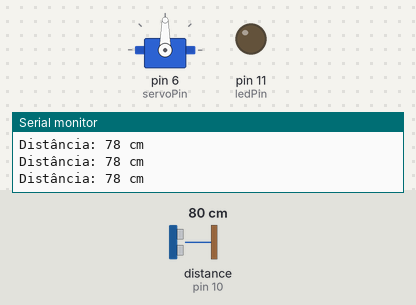
The sketch below on a simulated Arduino Uno, built with avr-gcc and run on an emulated ATmega328P. Parts: servo, output pins drawn as LEDs (lit = HIGH), the last lines printed to the serial monitor. Wiring (inferred from the names in the program): ultrasonic range finder: trigger pin 9; echo pin 10. The inputs (shaded band) are chosen by the test bench; at power-on: distance to the obstacle (sensor on pin 10) 80 cm. The echo pulse lasts 58.3 µs per cm; pins used as bus, display or sensor lines are not drawn.

Above: at 1.2 s.
1.3 s: distance to the obstacle (sensor on pin 10) set to 66 cm
2.8 s: distance to the obstacle (sensor on pin 10) set to 55 cm
At 3.2 s:
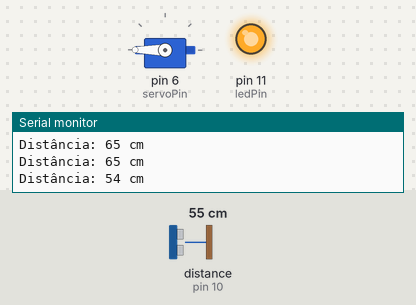
5.8 s: distance to the obstacle (sensor on pin 10) set to 120 cm
At 6.7 s:
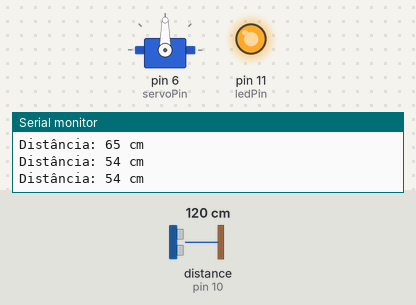
7.4 s: distance to the obstacle (sensor on pin 10) set to 2 cm
At 8.0 s:
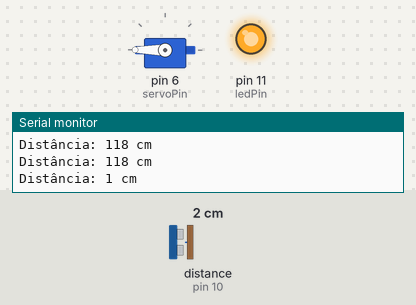
Timing chart, 0 to 11.4 s (numbered marks = the images above; inputs shaded):
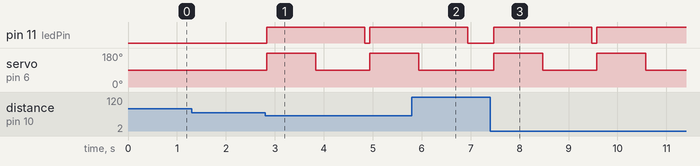

Measured:
- the behaviour switches between 61 and 60 cm on distance to the obstacle (sensor on pin 10) (found by bisection; images 0 and 1)
- after the input at 2.8 s, pin 11 (ledPin): LOW → HIGH at once, → LOW 2.0 s later, → HIGH 0.10 s later; servo on pin 6 (servoPin): 90° → 180° at once, → 90° 1.0 s later, → 180° 1.1 s later
- after the input at 5.8 s, pin 11 (ledPin): goes on until 6.9 s, then stays LOW; servo on pin 6 (servoPin): goes on until 5.9 s, then stays 90°
- after the input at 7.4 s, pin 11 (ledPin): LOW → HIGH after 0.08 s, → LOW 2.0 s later, → HIGH 0.10 s later; servo on pin 6 (servoPin): alternates 180° for 1.0 s and 90° for 1.1 s, starting after 0.08 s

The sketch:

ROB_-SEGURAN_A.ino
```cpp
#include <Servo.h>

// Definindo os pinos
const int trigPin = 9;
const int echoPin = 10;
const int ledPin = 11;
const int servoPin = 6;

// Criação do objeto Servo
Servo myServo;

// Distância mínima para detecção (em cm)
const int distanceThreshold = 60; // Ajustado para 30 cm

void setup() {
  Serial.begin(9600);

  // Configurando os pinos
  pinMode(trigPin, OUTPUT);
  pinMode(echoPin, INPUT);
  pinMode(ledPin, OUTPUT);

  // Inicializando o servo
  myServo.attach(servoPin);
  myServo.write(90); // posição inicial do servo
}

void loop() {
  long duration, distance;

  // Enviar um pulso de 10us para o sensor
  digitalWrite(trigPin, LOW);
  delayMicroseconds(2);
  digitalWrite(trigPin, HIGH);
  delayMicroseconds(10);
  digitalWrite(trigPin, LOW);

  // Ler o tempo do pulso
  duration = pulseIn(echoPin, HIGH);

  // Calcular a distância
  distance = (duration * 0.034) / 2; // cm

  // Exibir a distância no Serial Monitor
  Serial.print("Distância: ");
  Serial.print(distance);
  Serial.println(" cm");

  // Verificar se a distância é menor que o limite
  if (distance < distanceThreshold) {
    // Acender o LED
    digitalWrite(ledPin, HIGH);

    // Girar o servo para desviar
    myServo.write(180); // ajustar o ângulo conforme necessário
    delay(1000); // espera para o servo mover

    // Voltar o servo para a posição original
    myServo.write(90); // posição inicial
    delay(1000); // espera para o servo voltar

    // Desligar o LED
    digitalWrite(ledPin, LOW);
  } else {
    // Desligar o LED se não houver obstáculos
    digitalWrite(ledPin, LOW);
  }

  delay(100); // aguardar um pouco antes da próxima medição
}
```
